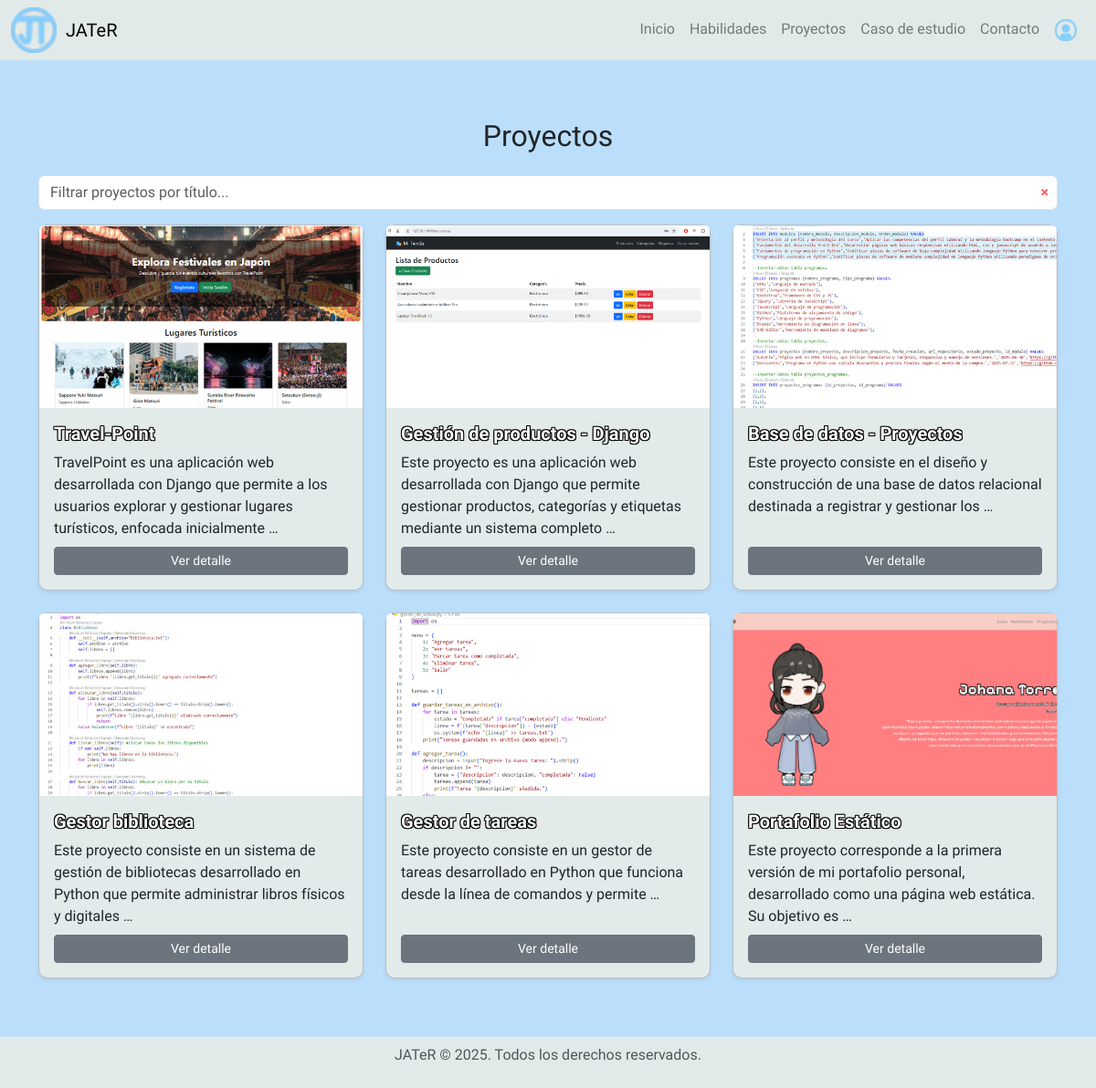
Before: /proyecto/ with the older database file.
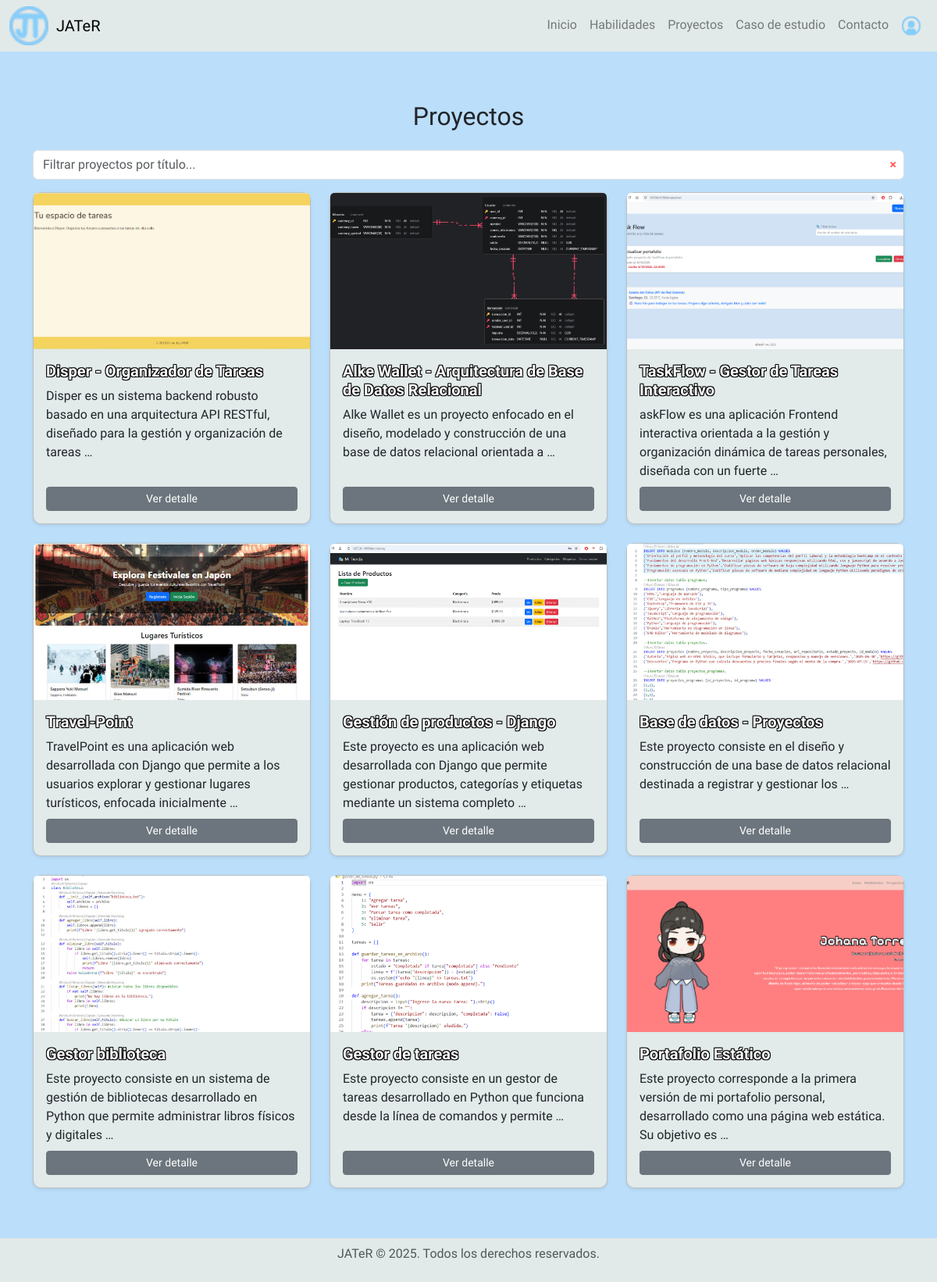
After: the same page with the newer database file.
### proyectos/models.py (models this page shows, shortened)
class Proyecto(models.Model):
    titulo = models.CharField(max_length=100)
    descripcion = models.TextField()
    imagen = models.ImageField(upload_to='proyectos/', blank=True, null=True)
    fecha_publicacion = models.DateTimeField(auto_now_add=True)
    demo_url = models.URLField(blank=True, null=True)
    repo_url = models.URLField(blank=True, null=True)
    visible = models.BooleanField(default=True)
    habilidades = models.ManyToManyField(Habilidad, related_name='proyectos')
    class Meta:
        ordering = ['fecha_publicacion']

### proyectos/views.py (the view)
# urls.py: path('proyecto/', views.lista_proyecto, name='lista_proyecto'),
def lista_proyecto(request):
    proyecto = Proyecto.objects.filter(visible=True).order_by('-fecha_publicacion')
    return render(request, "proyectos/lista_proyecto.html", {"proyecto": proyecto})

### proyectos/templates/proyectos/lista_proyecto.html (shortened to what this page needs)
{% extends 'base.html' %}
{% load static %}
{% block content %}
<div class="container my-5">
    <h2 class="mb-4 text-center">Proyectos</h2>
    <div class="filtro-proyectos mb-3 position-relative">
        <input type="text" id="filtroProyecto" class="form-control" placeholder="Filtrar proyectos por título...">
        <span id="clearProyecto" style="position: absolute; right: 10px; top: 50%; transform: translateY(-50%); cursor: pointer; color: #ff5959; font-weight: bold;">×</span>
    </div>
    <div class="row g-4">
        {% for proyecto in proyecto %}
        <div class="project col-md-6 col-lg-4">
            <div class="card shadow-sm h-100">
                {% if proyecto.imagen %}
                <img src="{{ proyecto.imagen.url }}" class="card-img-top" alt="{{ proyecto.titulo }}">
                {% endif %}
                <div class="card-body d-flex flex-column justify-content-between">
                    <div>
                        <h5 class="card-title">{{ proyecto.titulo }}</h5>
                        <p class="card-text">{{ proyecto.descripcion|truncatewords:20 }}</p>
                    </div>
                    <a href="{% url 'detalle_proyecto' proyecto.pk %}" class="btn btn-secondary btn-sm w-100 mt-2">Ver detalle</a>
                </div>
            </div>
        </div>
        {% empty %}
        <p>No hay proyectos disponibles.</p>
        {% endfor %}
    </div>
</div>
{% endblock %}

Changed rows visible on the page:
added Proyecto: imagen (picture), titulo "Disper - Organizador de Tareas", descripcion "Disper es un sistema backend robusto basado en una arquitectura API RESTful, diseñado para la gestión y organización de tareas …"
added Proyecto: imagen (picture), titulo "Alke Wallet - Arquitectura de Base de Datos Relacional", descripcion "Alke Wallet es un proyecto enfocado en el diseño, modelado y construcción de una base de datos relacional orientada a …"
added Proyecto: imagen (picture), titulo "TaskFlow - Gestor de Tareas Interactivo", descripcion "askFlow es una aplicación Frontend interactiva orientada a la gestión y organización dinámica de tareas personales, diseñada con un fuerte …"
